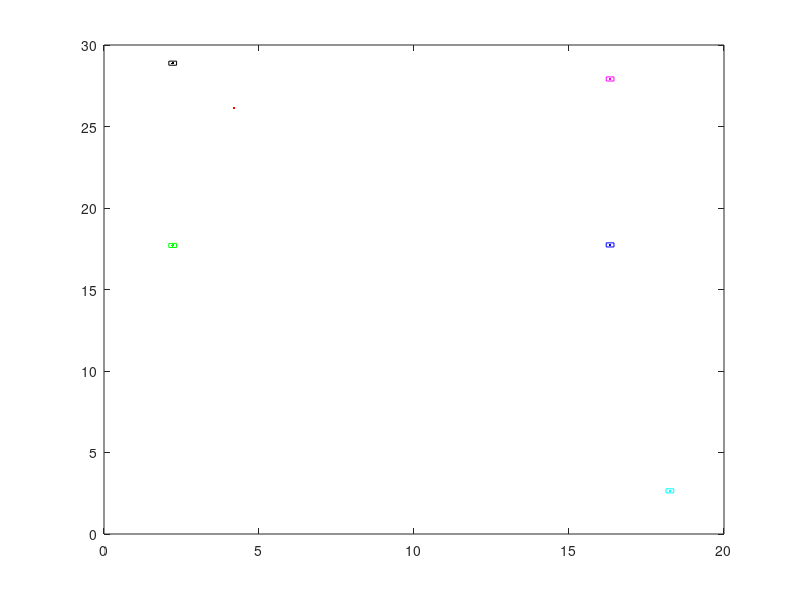

MATLAB code to generate this figure: (Note: this script raises an error after producing the figure.)
pos = randi(30,6,2);
% pos = [[-6,-6]; [-5,-5]; [-4,-4]; [-3,-3];[-2,-2];[0,0];];
final = [[(3^0.5)/2, 0.5];
    [0,1];
    [-(3^0.5)/2, 0.5];
    [-(3^0.5)/2, -0.5];
    [0,-1];
    [(3^0.5)/2, -0.5]];
quad = [[-1/8,-1/8];[-1/8,1/8];[1/8,1/8];[1/8,-1/8];[-1/8,-1/8];];
% final = [[0,0],
%     [0,0],
%     [0,0],
%     [0,0],
%     [0,0],
%     [0,0]];
dt = 0.03;
kp = 0.35;
kc = 0.8;
N = 6;
pos1 = [];
pos2 = [];
pos3 = [];
pos4 = [];
pos5 = [];
pos6 = [];
Laplac = ones(N) - N*eye(N);
q1=[];
q2=[];
q3=[];
q4=[];
q5=[];
q6=[];
for t=0:dt:10
    v = Laplac*pos - Laplac*final;
    centroid = (ones(6,6) * pos)/6;
    pos = pos + (kp*v - centroid*kc)*dt;
    pos1 = [pos1;pos(1,:)];
    pos2 = [pos2;pos(2,:)];
    pos3 = [pos3;pos(3,:)];
    pos4 = [pos4;pos(4,:)];
    pos5 = [pos5;pos(5,:)];
    pos6 = [pos6;pos(6,:)];
    qpos1 = quad + pos(1,:);
    delete(q1);
    q1 = plot(qpos1(:,1),qpos1(:,2),'-r');
    plot(final(:,1),final(:,2),'-r');
    plot(pos(1,1),pos(1,2),'r.');
    hold on;
    qpos2 = quad + pos(2,:);
    delete(q2);
    q2 = plot(qpos2(:,1),qpos2(:,2),'-b');
    plot(pos(2,1),pos(2,2),'b.');
    hold on;
    qpos3 = quad + pos(3,:);
    delete(q3);
    q3 = plot(qpos3(:,1),qpos3(:,2),'-g');
    plot(pos(3,1),pos(3,2),'g.');
    hold on;
    qpos4 = quad + pos(4,:);
    delete(q4);
    q4 = plot(qpos4(:,1),qpos4(:,2),'-k');
    plot(pos(4,1),pos(4,2),'k.');
    hold on;
    qpos5 = quad + pos(5,:);
    delete(q5);
    q5 = plot(qpos5(:,1),qpos5(:,2),'-m');
    plot(pos(5,1),pos(5,2),'m.');
    hold on;
    qpos6 = quad + pos(6,:);
    delete(q6);
    q6 = plot(qpos6(:,1),qpos6(:,2),'-c');
    plot(pos(6,1),pos(6,2),'c.');
    hold on;
    pause(dt/10);
end